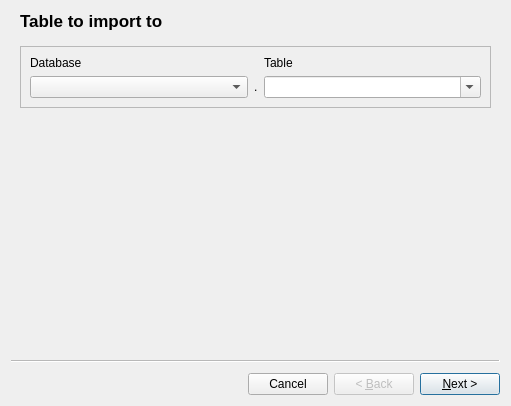
<?xml version="1.0" encoding="UTF-8"?>
<ui version="4.0">
 <class>ImportDialog</class>
 <widget class="QWizard" name="ImportDialog">
  <property name="geometry">
   <rect>
    <x>0</x>
    <y>0</y>
    <width>511</width>
    <height>406</height>
   </rect>
  </property>
  <property name="windowTitle">
   <string>Import data</string>
  </property>
  <property name="options">
   <set>QWizard::CancelButtonOnLeft|QWizard::NoDefaultButton</set>
  </property>
  <widget class="VerifiableWizardPage" name="tablePage">
   <property name="title">
    <string>Table to import to</string>
   </property>
   <layout class="QVBoxLayout" name="verticalLayout">
    <item>
     <widget class="QFrame" name="existingTableFrame">
      <property name="frameShape">
       <enum>QFrame::StyledPanel</enum>
      </property>
      <property name="frameShadow">
       <enum>QFrame::Raised</enum>
      </property>
      <layout class="QGridLayout" name="gridLayout_4">
       <item row="0" column="3">
        <widget class="QLabel" name="tableNameLabel">
         <property name="text">
          <string>Table</string>
         </property>
        </widget>
       </item>
       <item row="0" column="0">
        <widget class="QLabel" name="dbNameLabel">
         <property name="text">
          <string>Database</string>
         </property>
        </widget>
       </item>
       <item row="1" column="2">
        <widget class="QLabel" name="tableSeparatorLabel">
         <property name="text">
          <string>.</string>
         </property>
        </widget>
       </item>
       <item row="1" column="0">
        <widget class="QComboBox" name="dbNameCombo">
         <property name="sizePolicy">
          <sizepolicy hsizetype="Expanding" vsizetype="Fixed">
           <horstretch>0</horstretch>
           <verstretch>0</verstretch>
          </sizepolicy>
         </property>
        </widget>
       </item>
       <item row="1" column="3">
        <widget class="QComboBox" name="tableNameCombo">
         <property name="sizePolicy">
          <sizepolicy hsizetype="Expanding" vsizetype="Fixed">
           <horstretch>0</horstretch>
           <verstretch>0</verstretch>
          </sizepolicy>
         </property>
         <property name="editable">
          <bool>true</bool>
         </property>
        </widget>
       </item>
      </layout>
     </widget>
    </item>
   </layout>
  </widget>
  <widget class="VerifiableWizardPage" name="dsPage">
   <property name="title">
    <string>Data source to import from</string>
   </property>
   <layout class="QVBoxLayout" name="verticalLayout_2">
    <item>
     <widget class="QScrollArea" name="scrollArea">
      <property name="styleSheet">
       <string notr="true">#scrollArea { background: transparent; }</string>
      </property>
      <property name="frameShape">
       <enum>QFrame::NoFrame</enum>
      </property>
      <property name="horizontalScrollBarPolicy">
       <enum>Qt::ScrollBarAlwaysOff</enum>
      </property>
      <property name="widgetResizable">
       <bool>true</bool>
      </property>
      <widget class="QWidget" name="scrollAreaWidgetContents">
       <property name="geometry">
        <rect>
         <x>0</x>
         <y>0</y>
         <width>269</width>
         <height>280</height>
        </rect>
       </property>
       <property name="styleSheet">
        <string notr="true">#scrollAreaWidgetContents { background: transparent; }</string>
       </property>
       <layout class="QVBoxLayout" name="verticalLayout_5">
        <property name="leftMargin">
         <number>0</number>
        </property>
        <property name="topMargin">
         <number>0</number>
        </property>
        <property name="rightMargin">
         <number>0</number>
        </property>
        <property name="bottomMargin">
         <number>0</number>
        </property>
        <item>
         <widget class="QGroupBox" name="dsTypeGroup">
          <property name="title">
           <string>Data source type</string>
          </property>
          <layout class="QVBoxLayout" name="verticalLayout_3">
           <item>
            <widget class="QComboBox" name="dsTypeCombo"/>
           </item>
          </layout>
         </widget>
        </item>
        <item>
         <widget class="QGroupBox" name="dsOptionsGroup">
          <property name="title">
           <string>Options</string>
          </property>
          <layout class="QGridLayout" name="gridLayout">
           <item row="0" column="0">
            <widget class="QLabel" name="inputFileLabel">
             <property name="text">
              <string>Input file:</string>
             </property>
            </widget>
           </item>
           <item row="0" column="1">
            <widget class="QWidget" name="inputFileWidget" native="true">
             <layout class="QHBoxLayout" name="horizontalLayout">
              <property name="leftMargin">
               <number>0</number>
              </property>
              <property name="topMargin">
               <number>0</number>
              </property>
              <property name="rightMargin">
               <number>0</number>
              </property>
              <property name="bottomMargin">
               <number>0</number>
              </property>
              <item>
               <widget class="QLineEdit" name="inputFileEdit"/>
              </item>
              <item>
               <widget class="QToolButton" name="inputFileButton">
                <property name="text">
                 <string>...</string>
                </property>
               </widget>
              </item>
             </layout>
            </widget>
           </item>
           <item row="1" column="0">
            <widget class="QLabel" name="codecLabel">
             <property name="text">
              <string>Text encoding:</string>
             </property>
            </widget>
           </item>
           <item row="1" column="1">
            <widget class="QComboBox" name="codecCombo"/>
           </item>
          </layout>
         </widget>
        </item>
        <item>
         <widget class="QGroupBox" name="dsPluginOptionsGroup">
          <property name="title">
           <string>Data source options</string>
          </property>
          <layout class="QVBoxLayout" name="verticalLayout_4"/>
         </widget>
        </item>
        <item>
         <spacer name="verticalSpacer">
          <property name="orientation">
           <enum>Qt::Vertical</enum>
          </property>
          <property name="sizeHint" stdset="0">
           <size>
            <width>20</width>
            <height>40</height>
           </size>
          </property>
         </spacer>
        </item>
       </layout>
      </widget>
     </widget>
    </item>
   </layout>
  </widget>
 </widget>
 <customwidgets>
  <customwidget>
   <class>VerifiableWizardPage</class>
   <extends>QWizardPage</extends>
   <header>common/verifiablewizardpage.h</header>
   <container>1</container>
  </customwidget>
 </customwidgets>
 <resources/>
 <connections/>
</ui>
